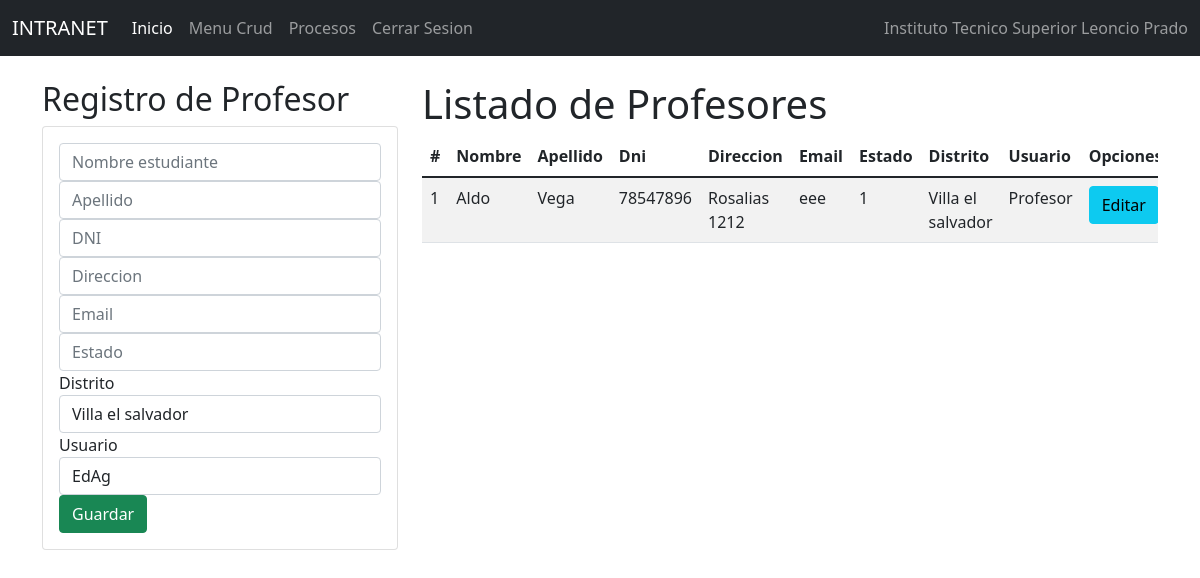
/indpro/, run on the app's committed database.
### Notas/models.py (models this page shows)
class Profesor(models.Model):
    id=models.IntegerField(primary_key=True)
    nompro=models.CharField(max_length=50)
    apepro=models.CharField(max_length=50)
    dnipro=models.CharField(max_length=50)
    direccionpro=models.CharField(max_length=50)
    distritopro=models.ForeignKey(Distrito, null=True,blank=True,on_delete=models.CASCADE)
    emailpro=models.EmailField()
    estpro=models.IntegerField()
    usuario=models.OneToOneField(to='Usuario', to_field='id', null=True, blank=True, on_delete=models.CASCADE)

class Distrito(models.Model):
    id=models.IntegerField(primary_key=True)
    nomdis=models.CharField(max_length=50)
    estdis=models.IntegerField()

class Usuario(models.Model):
    id=models.IntegerField(primary_key=True)
    nomusu=models.CharField(max_length=20)
    conusu=models.CharField(max_length=30)
    estusu=models.IntegerField()
    tipousu=models.ForeignKey(TipoUsuario, null=True,blank=True,on_delete=models.CASCADE)
    """def __str__(self):
        texto = "{0} {1} {1} ({3}) ({4})"
        return texto.format(self.nomusu, self.conusu, str(self.estusu) , str(self.tipusu))
"""

### Notas/views.py (the view)
# urls.py: path('indpro/', indpro),
def indpro (request):
    profesor = Profesor.objects.all()
    distrito = Distrito.objects.all()
    usuario = Usuario.objects.all()
    return render(request, 'CRUDS/Profesor/gestionprofesor.html', {"profesor": profesor,
     "distrito":distrito, "usuario":usuario })

### Notas/Templates/CRUDS/Profesor/gestionprofesor.html (shortened to what this page needs)
{% extends "../../base.html" %}
{% block body %}
<div class="row">
    <div class="col-sm-12 col-md-6 col-lg-4 col-xl-4 ">
        <h2>Registro de Profesor</h2>
        <div class="card">
            <div class="card-body">
                    <form action="/registarprofesor/" method="POST" enctype="multipart/form-data">  {% csrf_token %}
                        <div class="form-group">
                            <input type="text" id="txtnompro" name="txtnompro" class="form-control" placeholder="Nombre estudiante" minlength="1" maxlength="20" required>
                        </div>
                        <div class="form-group">
                            <input type="text" id="txtapepro" name="txtapepro" class="form-control" placeholder="Apellido"  minlength="1" maxlength="30" required>
                        </div>
                        <div class="form-group">
                            <input type="text" id="txtdnipro" name="txtdnipro" class="form-control" placeholder="DNI" required>
                        </div>
                        <div class="form-group">
                            <input type="text" id="txtdirpro" name="txtdirpro" class="form-control" placeholder="Direccion" required>
                        </div>
                        <div class="form-group">
                            <input type="text" id="txtemailpro" name="txtemailpro" class="form-control" placeholder="Email" required>
                        </div>
                        <div class="form-group">
                            <input type="text" id="txtestpro" name="txtestpro" class="form-control" placeholder="Estado" required>
                        </div>
                      <div class="form-group">
                        <label>Distrito</label>
                        <select class="form-control" name="txtdis" id="txtdis">
                            {% for t in distrito %}
                            <option value="{{t.id}}" id="cod">{{t.nomdis}}</option>
                            {%endfor%}
                        </select>
                        <div class="form-group">
                            <label>Usuario</label>
                            <select class="form-control" name="txtusu" id="txtusu">
                                {% for t in usuario %}
                                <option value="{{t.id}}" id="cod">{{t.nomusu}}</option>
                                {%endfor%}
                            </select>
                      </div>
                  </div>
                        <div class="form-group">
                            <button type="submit" class="btn btn-success btn-block text-white">Guardar</button>
                        </div>
                    </form>
            </div>
        </div>
    </div>
    <div class="col-sm-12 col-md-6 col-lg-8 col-xl-8 ">
        <div class="table-responsive">
            <h1>Listado de Profesores</h1>
            <table class="table table-striped">
                <thead>
                    <tr>
                        <th>#</th>
                        <th>Nombre</th>
                        <th>Apellido</th>
                        <th>Dni</th>
                        <th>Direccion</th>
                        <th>Email</th>
                        <th>Estado</th>
                        <th>Distrito</th>
                        <th>Usuario</th>
                        <th class="2">Opciones</th>
                    </tr>
                </thead>
                <tbody>
                    {% for c in profesor %}
                    <tr>
                        <td>{{forloop.counter}}</td>
                        <td>{{c.nompro}}</td>
                        <td>{{c.apepro}}</td>
                        <td>{{c.dnipro}}</td>
                        <td>{{c.direccionpro}}</td>
                        <td>{{c.emailpro}}</td>
                        <td>{{c.estpro}}</td>
                        <td>{{c.distritopro.nomdis}}</td>
                        <td>{{c.usuario.nomusu}}</td>
                        <td><a href="/edicionprofesor/{{c.id}}"  class="btn btn-info">Editar</a></td>
                    </tr>
                    {% endfor %}
                </tbody>
            </table>
        </div>
    </div>
</div>
{% endblock %}

### data on the page
Profesor: nompro "Aldo", apepro "Vega", dnipro "78547896", direccionpro "Rosalias 1212", emailpro "eee", estpro "1", distritopro.nomdis "Villa el salvador", usuario.nomusu "Profesor"

### other printed values
form field txtdis "Villa el salvador"
form field txtusu "EdAg"
